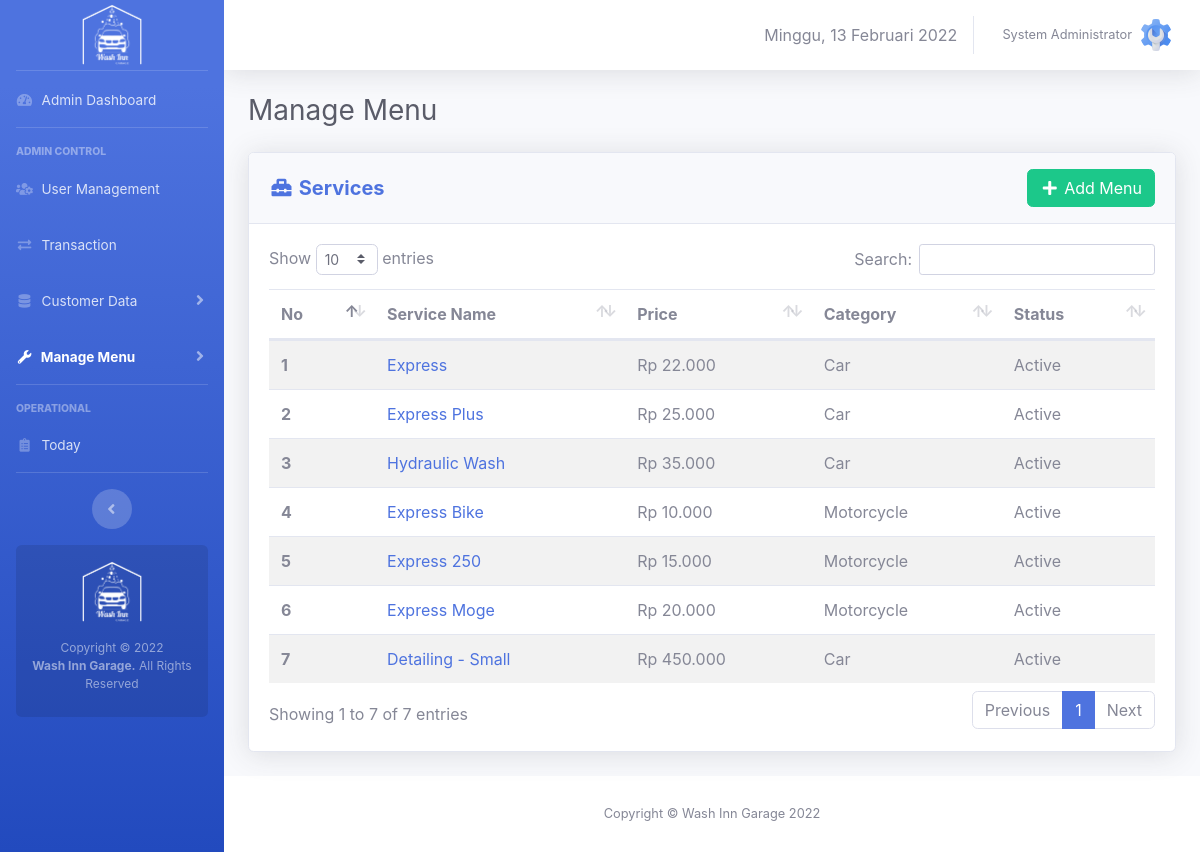
The app's page /admin/service-menu.php (signed in) with its own data.
### tables this page shows
CREATE TABLE `users` (
  `id` int(11) NOT NULL,
  `fullname` varchar(50) NOT NULL,
  `email` varchar(50) NOT NULL,
  `phone` varchar(15) NOT NULL DEFAULT 'n/a',
  `username` varchar(50) NOT NULL,
  `role` enum('admin','operator') NOT NULL,
  `password` varchar(255) NOT NULL
);

CREATE TABLE `menus` (
  `id` int(10) NOT NULL,
  `type` enum('service','merchandise','food','beverage','promotion') NOT NULL,
  `category` enum('Car','Motorcycle') DEFAULT NULL,
  `name` varchar(50) NOT NULL,
  `price` int(20) NOT NULL,
  `image` varchar(100) DEFAULT 'no-thumbnail.jpg',
  `description` varchar(1000) DEFAULT NULL,
  `stock` int(10) DEFAULT NULL,
  `poin` int(11) NOT NULL,
  `status` enum('active','inactive','out of stock') NOT NULL
);

### core/init.php (called while the page is built, shortened)
<?php
if (!empty($_SERVER['HTTPS']) && ('on' == $_SERVER['HTTPS'])) {
  $home = 'https://';
} else {
  $home = 'http://';
}
$home   .= $_SERVER['HTTP_HOST'] . '/washinngarage';
$assets  = $home . '/assets';

### admin/admin-only.php (called while the page is built)
<?php
require_once '../core/init.php';
if (isset($_SESSION['wig_user'])) {
    $username = $_SESSION['wig_user'];
    if (checkRole($username) != 'admin') {
        header("Location: " . $home . "/operator/");
    }
} else {
    header("Location: " . $home . "/login.php");
}
$current_user = $_SESSION['wig_user']
?>

### core/user.php (called while the page is built, shortened)
<?php
function checkRole($username)
{
	global $link;
	$username = mysqli_real_escape_string($link, $username);
	$query = "SELECT role FROM users WHERE username = '$username'";
	$result = mysqli_query($link, $query);
	$data 	= mysqli_fetch_assoc($result);
	return $data['role'];
}
function getUserByUsername($username)
{
	global $link;
	$username = mysqli_real_escape_string($link, $username);
	$query = "SELECT * FROM users WHERE username = '$username'";
	$result = mysqli_query($link, $query);
	$data = mysqli_fetch_assoc($result);
	return $data;
}

### admin/service-menu.php (the view, shortened to what this page needs)
<?php
require_once 'admin-only.php';
$i = 1;
$query_getServices = "SELECT * FROM menus WHERE type = 'service'";
$execute_getServices = mysqli_query($link, $query_getServices);
?>
<!DOCTYPE html>
<html>
<head>
  <link rel="stylesheet" type="text/css" href="<?= $assets ?>/css/sb-admin-2.min.css">
  <link href="<?= $assets ?>/vendor/fontawesome-free/css/all.min.css" rel="stylesheet" type="text/css">
  <link href="<?= $assets ?>/vendor/datatables/dataTables.bootstrap4.min.css" rel="stylesheet">
</head>
<body class="page-top">
  <div id="wrapper">
    <?php require_once 'view-template/sidebar.php'; ?>
    <div id="content-wrapper" class="d-flex flex-column">
      <div id="content">
        <?php require_once 'view-template/topbar.php'; ?>
        <div class="container-fluid">
          <div class="d-sm-flex align-items-center justify-content-between mb-4">
            <h1 class="h3 mb-0 text-gray-800">Manage Menu </h1>
          </div>
          <div class="row">
            <div class="col-xl-12 col-lg-12" id="panelUtama">
              <div class="card shadow mb-4">
                <div class="card-header py-3 d-flex flex-row align-items-center justify-content-between">
                  <h5 class="m-0 font-weight-bold text-primary"><i class="fas fa-toolbox fa-fw"></i> Services</h5>
                  <a data-toggle="modal" data-target="#addMenuModal" class="btn btn-success"><i class="fas fa-plus fa-fw"></i> Add Menu</a>
                </div>
                <div class="card-body">
                  <table class="table table-striped" id="services">
                    <thead>
                      <tr>
                        <th scope="col">No</th>
                        <th scope="col">Service Name</th>
                        <th scope="col">Price</th>
                        <th scope="col">Category</th>
                        <th scope="col">Status</th>
                      </tr>
                    </thead>
                    <tbody>
                      <?php while ($service = mysqli_fetch_assoc($execute_getServices)) {
                        $status = ($service['status'] == 'active') ? 'Active' : 'Inactive';
                        $type = ($service['type'] == 'service') ? 'Service' : 'other';
                        $price = 'Rp ' . number_format($service['price'], 0, ',', '.')
                      ?>
                        <tr onclick="openDetail('<?= $service['image'] . '\',\'' . $service['name'] . '\',\'' . $type . '\',\'' . $service['category'] . '\',\'' . $price . '\',\'' . $status . '\',\'' . $service['description'] . '\',\'' . $service['id'] . '\',\'' . $service['price'] . '\',\'' . $service['poin'] ?>')">
                          <th scope="row"><?= $i ?></th>
                          <td><a href="#" class="text-decoration-none"><?= $service['name'] ?></a></td>
                          <td><?= $price ?></td>
                          <td><?= $service['category'] ?></td>
                          <td><?= $status ?></td>
                        </tr>
                      <?php $i++;
                      } ?>
                    </tbody>
                  </table>
                </div>
              </div>
            </div>
          </div>
        </div>
      </div>
      <?php require_once "view-template/footer.php" ?>
    </div>
  </div>
</body>
</html>

### admin/view-template/topbar.php (shortened to what this page needs)
<?php
$userdetail = getUserByUsername($current_user);
?>
<nav class="navbar navbar-expand navbar-light bg-white topbar mb-4 static-top shadow">
    <ul class="navbar-nav ml-auto">
        <li class="nav-item d-none d-lg-inline my-auto">
            <span id="tgl"></span>
        </li>
        <li class="nav-item dropdown no-arrow">
            <a class="nav-link dropdown-toggle" href="#" id="userDropdown" role="button" data-toggle="dropdown" aria-haspopup="true" aria-expanded="false">
                <span class="mr-2 d-none d-lg-inline text-gray-600 small"><?= $userdetail['fullname'] ?></span>
                <img class="img-profile rounded-circle" src="<?= $assets ?>/img/admin2.png">
            </a>
        </li>
    </ul>
</nav>

### records on screen
users: fullname "System Administrator"
menus: name "Express", price "Rp 22.000", category "Car", status "Active"
menus: name "Express Plus", price "Rp 25.000", category "Car", status "Active"
menus: name "Hydraulic Wash", price "Rp 35.000", category "Car", status "Active"
menus: name "Express Bike", price "Rp 10.000", category "Motorcycle", status "Active"
menus: name "Express 250", price "Rp 15.000", category "Motorcycle", status "Active"
menus: name "Express Moge", price "Rp 20.000", category "Motorcycle", status "Active"
menus: name "Detailing - Small", price "Rp 450.000", category "Car", status "Active"
